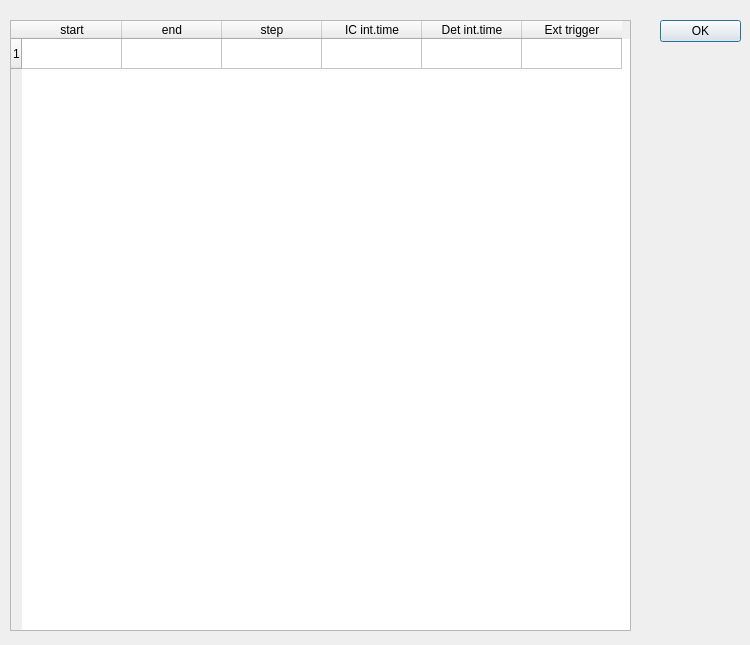
<?xml version="1.0" encoding="UTF-8"?>
<ui version="4.0">
 <class>Dialog</class>
 <widget class="QDialog" name="Dialog">
  <property name="geometry">
   <rect>
    <x>0</x>
    <y>0</y>
    <width>750</width>
    <height>645</height>
   </rect>
  </property>
  <property name="windowTitle">
   <string>Intervals</string>
  </property>
  <widget class="QDialogButtonBox" name="buttonBox">
   <property name="geometry">
    <rect>
     <x>660</x>
     <y>20</y>
     <width>81</width>
     <height>31</height>
    </rect>
   </property>
   <property name="orientation">
    <enum>Qt::Vertical</enum>
   </property>
   <property name="standardButtons">
    <set>QDialogButtonBox::Ok</set>
   </property>
  </widget>
  <widget class="QTableWidget" name="tableWidget">
   <property name="geometry">
    <rect>
     <x>10</x>
     <y>20</y>
     <width>621</width>
     <height>611</height>
    </rect>
   </property>
   <property name="showGrid">
    <bool>true</bool>
   </property>
   <row>
    <property name="text">
     <string>1</string>
    </property>
   </row>
   <column>
    <property name="text">
     <string>start</string>
    </property>
   </column>
   <column>
    <property name="text">
     <string>end</string>
    </property>
   </column>
   <column>
    <property name="text">
     <string>step</string>
    </property>
   </column>
   <column>
    <property name="text">
     <string>IC int.time</string>
    </property>
   </column>
   <column>
    <property name="text">
     <string>Det int.time</string>
    </property>
   </column>
   <column>
    <property name="text">
     <string>Ext trigger</string>
    </property>
   </column>
   <item row="0" column="0">
    <property name="text">
     <string/>
    </property>
   </item>
   <item row="0" column="2">
    <property name="text">
     <string/>
    </property>
   </item>
   <item row="0" column="5">
    <property name="text">
     <string/>
    </property>
   </item>
  </widget>
 </widget>
 <resources/>
 <connections>
  <connection>
   <sender>buttonBox</sender>
   <signal>accepted()</signal>
   <receiver>Dialog</receiver>
   <slot>accept()</slot>
   <hints>
    <hint type="sourcelabel">
     <x>248</x>
     <y>254</y>
    </hint>
    <hint type="destinationlabel">
     <x>157</x>
     <y>274</y>
    </hint>
   </hints>
  </connection>
  <connection>
   <sender>buttonBox</sender>
   <signal>rejected()</signal>
   <receiver>Dialog</receiver>
   <slot>reject()</slot>
   <hints>
    <hint type="sourcelabel">
     <x>316</x>
     <y>260</y>
    </hint>
    <hint type="destinationlabel">
     <x>286</x>
     <y>274</y>
    </hint>
   </hints>
  </connection>
 </connections>
</ui>
